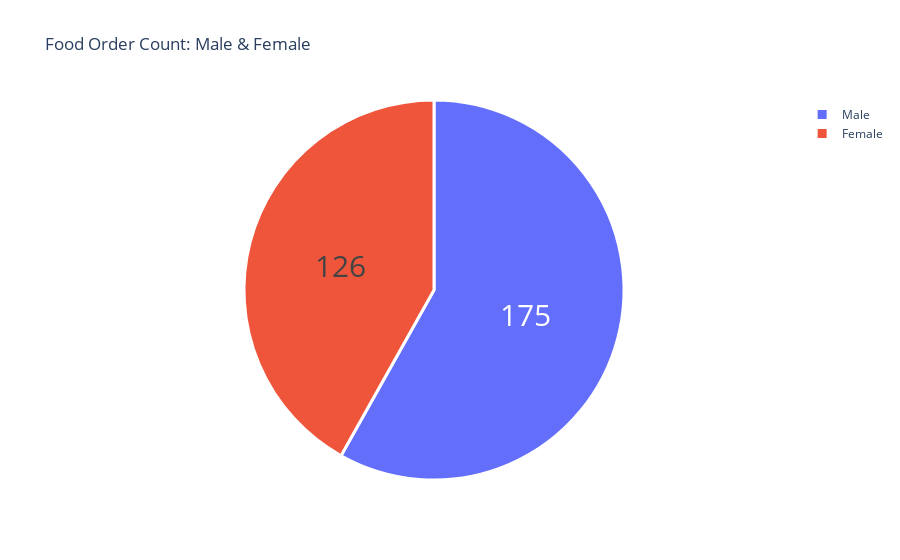

Write notebook code for a chart like this one.
### Code cell
gender = buying_again.Gender.value_counts()
label = gender.index
counts = gender.values
colors = ['pastel red','pastel blue']

fig = go.Figure(data = [go.Pie(labels=label, values = counts)])
fig.update_layout(title_text='Food Order Count: Male & Female')
fig.update_traces(hoverinfo='label+percent', textinfo='value', textfont_size=30,
                marker=dict(colors=colors, line=dict(color='white', width=3)))
fig.show()

### Figure 1 — Plotly figure (JSON) as saved in the notebook; plotly's stock layout.template omitted (floating-point values rounded to 4 significant figures)
{"data": [{"hoverinfo": "label+percent", "labels": ["Male", "Female"], "marker": {"colors": ["pastel red", "pastel blue"], "line": {"color": "white", "width": 3}}, "textfont": {"size": 30}, "textinfo": "value", "type": "pie", "values": [175, 126]}], "layout": {"title": {"text": "Food Order Count: Male & Female"}}}
